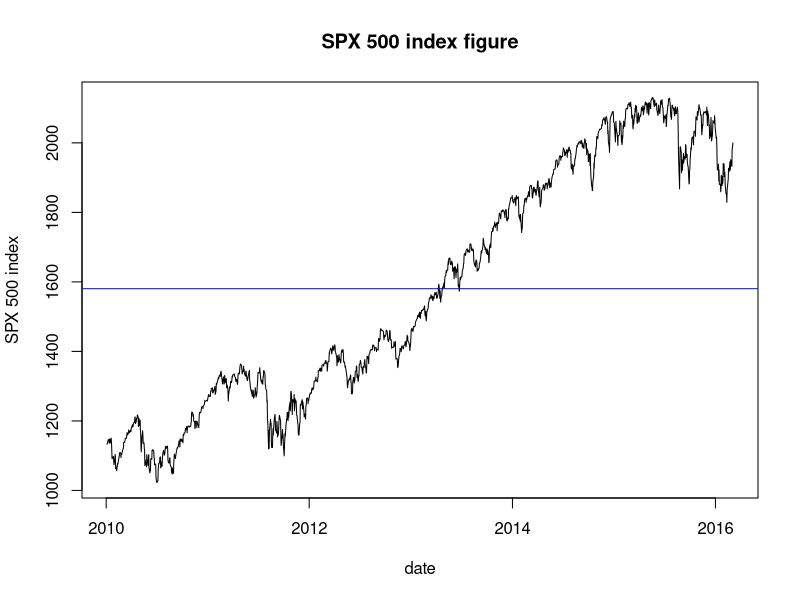
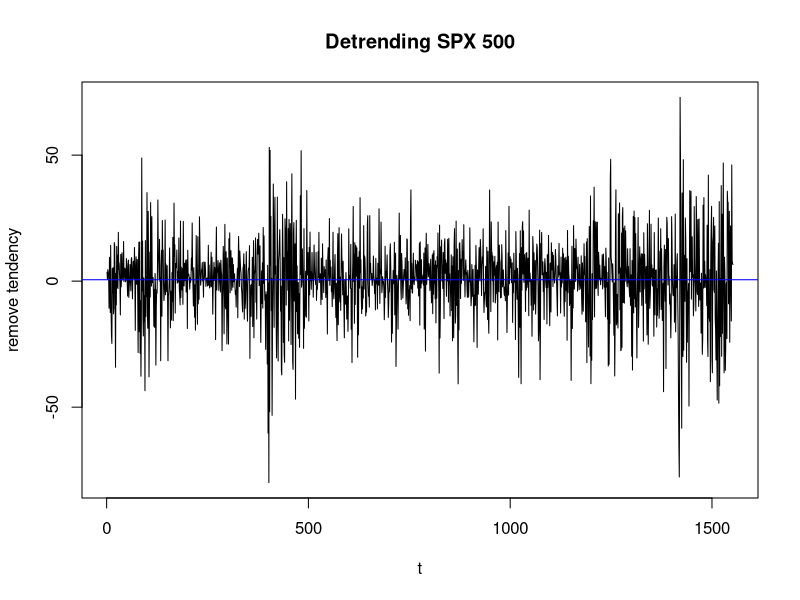
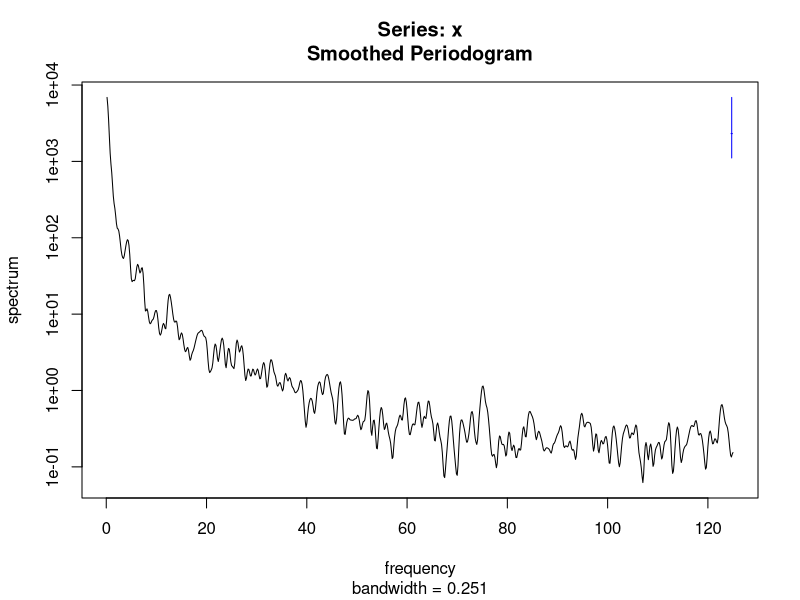
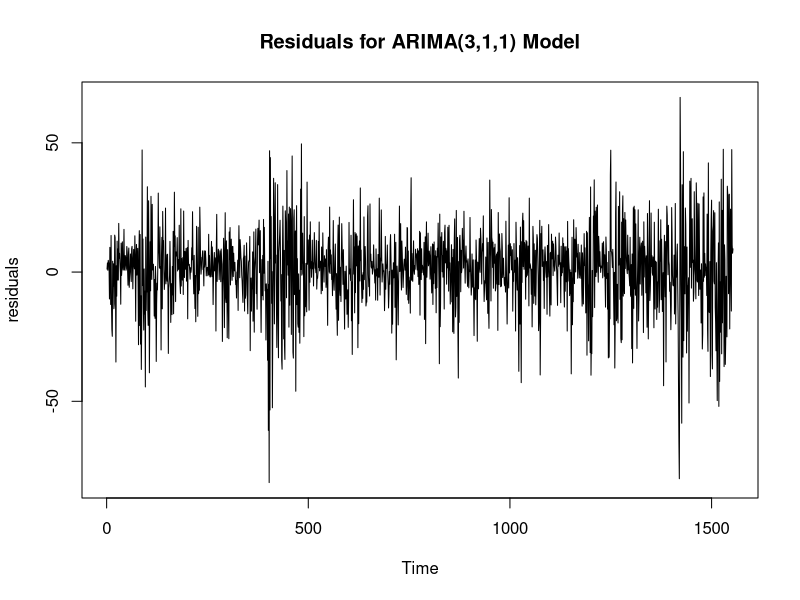
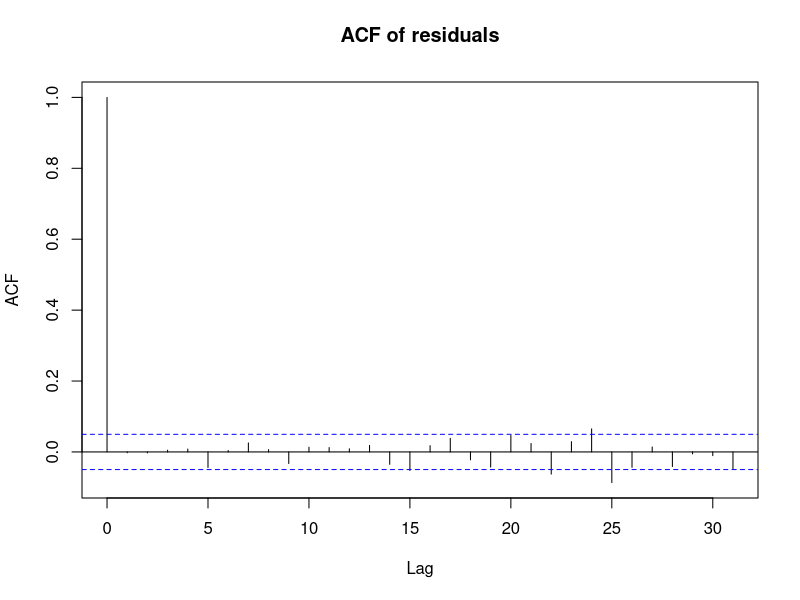
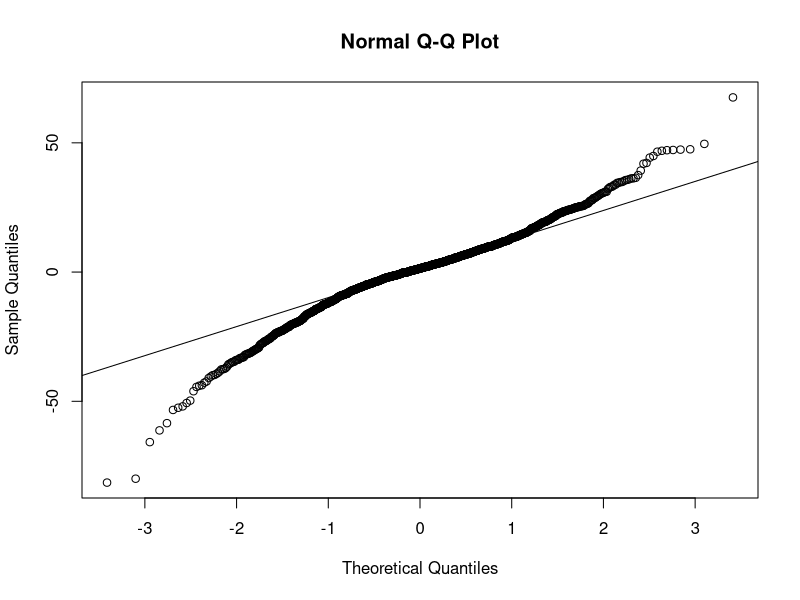
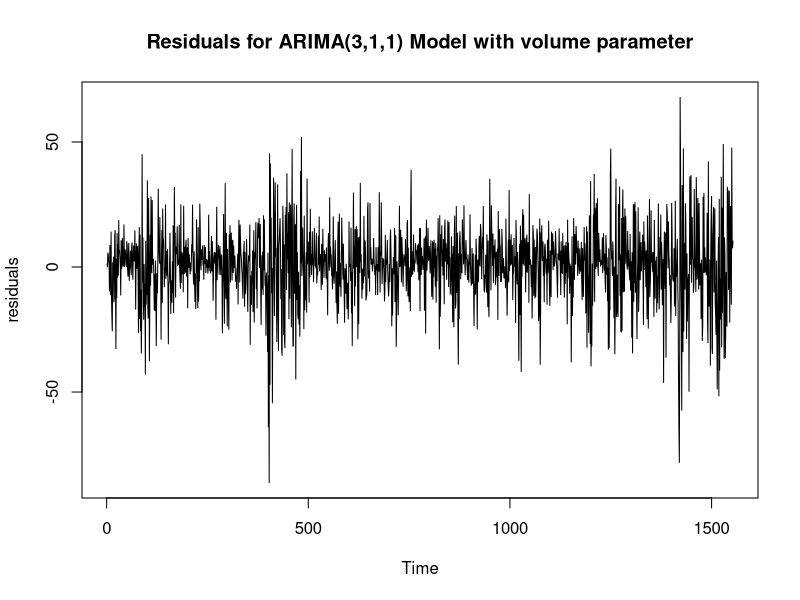
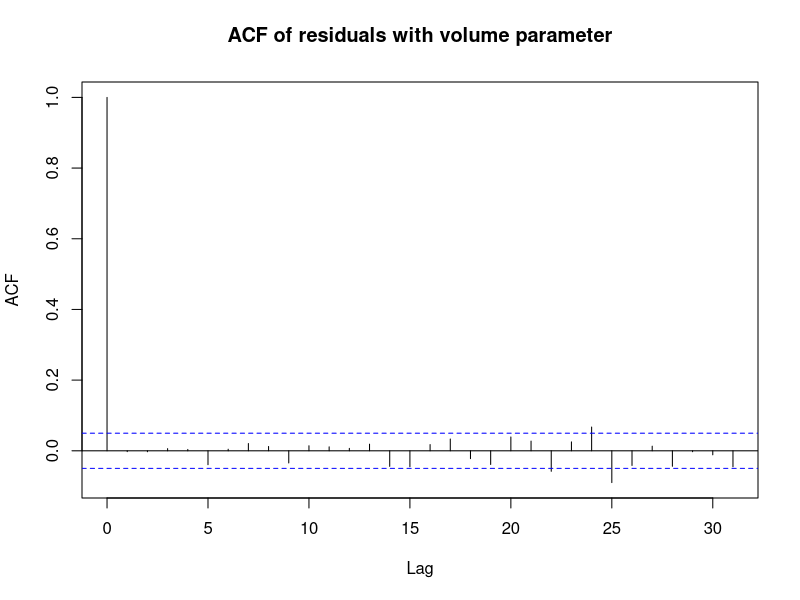

The R source for these figures, in order:
## ---- chunk 1
dat <- read.csv(file="SPX500.csv",header=TRUE)
## ---- chunk 2
date <- as.POSIXlt(rev(dat$Date))
CLOSED <- as.numeric(rev(dat$Close))
summary(CLOSED)
## ---- chunk 3
plot(date,CLOSED,type="l",ylab="SPX 500 index",main = "SPX 500 index figure")
abline(h=mean(CLOSED),col = "blue")
## ---- chunk 4
t <- seq(from=1,length=length(date),by=1)
N <- length(CLOSED)
detrend_closed <- CLOSED[2:N] - CLOSED[1:N-1]
plot(t[1:N-1],detrend_closed,type="l",xlab="t",ylab="remove tendency",main = "Detrending SPX 500")
abline(h=mean(detrend_closed),col = "blue")
## ---- chunk 5
spec_closed <-ts(CLOSED,frequency=250)
spectrum(spec_closed,spans=c(3,5,3))
## ---- chunk 6
aic_table <- function(data,P,Q){
  table <- matrix(NA,(P+1),(Q+1))
  for(p in 0:P) {
    for(q in 0:Q) {
      table[p+1,q+1] <- arima(data,order=c(p,1,q))$aic
    }
  }
  dimnames(table) <- list(paste("<b> AR",0:P, "</b>", sep=""),paste("MA",0:Q,sep=""))
  table
}
closed_aic_table <- aic_table(CLOSED,4,4)
require(knitr)
kable(closed_aic_table,digits=2)
## ---- chunk 7
closed_arma31 <- arima(CLOSED,order=c(3,1,1))
closed_arma31
## ---- chunk 8
AR_roots <- polyroot(c(1,-coef(closed_arma31)[c("ar1","ar2","ar3")]))
AR_roots
MA_roots <- polyroot(c(1,coef(closed_arma31)[c("ma1")]))
MA_roots
## ---- chunk 9
plot(closed_arma31$resid,ylab = "residuals",main = "Residuals for ARIMA(3,1,1) Model")
acf(closed_arma31$resid,main = "ACF of residuals")
## ---- chunk 10
qqnorm(closed_arma31$resid)
qqline(closed_arma31$resid,probs = c(0.25,0.75))
## ---- chunk 11
volume <- log(rev(as.numeric(dat$Volume)))
## ---- chunk 12
aic_table <- function(data,data2,P,Q){
  table <- matrix(NA,(P+1),(Q+1))
  for(p in 0:P) {
    for(q in 0:Q) {
      table[p+1,q+1] <- arima(data,order=c(p,1,q),xreg=data2)$aic
    }
  }
  dimnames(table) <- list(paste("<b> AR",0:P, "</b>", sep=""),paste("MA",0:Q,sep=""))
  table
}
closed_aic_table <- aic_table(CLOSED,volume,4,4)
require(knitr)
kable(closed_aic_table,digits=2)
## ---- chunk 13
arma31_v <- arima(CLOSED,order = c(3,1,1),xreg = volume)
arma31_v
## ---- chunk 14
AR_roots <- polyroot(c(1,-coef(arma31_v)[c("ar1","ar2","ar3")]))
AR_roots
MA_roots <- polyroot(c(1,coef(arma31_v)[c("ma1")]))
MA_roots
## ---- chunk 15
plot(arma31_v$resid,ylab = "residuals",main = "Residuals for ARIMA(3,1,1) Model with volume parameter")
acf(arma31_v$resid,main = "ACF of residuals with volume parameter")
## ---- chunk 16
qqnorm(arma31_v$resid)
qqline(arma31_v$resid,probs = c(0.25,0.75))
